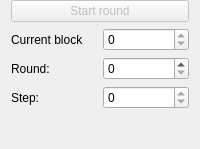
       <widget class="QFrame" name="frame_6">
        <property name="sizePolicy">
         <sizepolicy hsizetype="Expanding" vsizetype="Expanding">
          <horstretch>0</horstretch>
          <verstretch>0</verstretch>
         </sizepolicy>
        </property>
        <property name="minimumSize">
         <size>
          <width>200</width>
          <height>0</height>
         </size>
        </property>
        <property name="frameShape">
         <enum>QFrame::Shape::NoFrame</enum>
        </property>
        <property name="frameShadow">
         <enum>QFrame::Shadow::Raised</enum>
        </property>
        <layout class="QVBoxLayout" name="verticalLayout_28">
         <property name="topMargin">
          <number>0</number>
         </property>
         <property name="bottomMargin">
          <number>0</number>
         </property>
         <item>
          <widget class="QPushButton" name="start">
           <property name="enabled">
            <bool>false</bool>
           </property>
           <property name="sizePolicy">
            <sizepolicy hsizetype="Expanding" vsizetype="Fixed">
             <horstretch>0</horstretch>
             <verstretch>0</verstretch>
            </sizepolicy>
           </property>
           <property name="text">
            <string>Start round</string>
           </property>
           <property name="icon">
            <iconset resource="../../resources.qrc">
             <normaloff>:/icons/iconsDark/play.png</normaloff>:/icons/iconsDark/play.png</iconset>
           </property>
          </widget>
         </item>
         <item>
          <layout class="QHBoxLayout" name="horizontalLayout_3">
           <item>
            <widget class="QLabel" name="label_9">
             <property name="text">
              <string>Current block</string>
             </property>
            </widget>
           </item>
           <item>
            <widget class="QSpinBox" name="currentBlock">
             <property name="sizePolicy">
              <sizepolicy hsizetype="Minimum" vsizetype="Fixed">
               <horstretch>0</horstretch>
               <verstretch>0</verstretch>
              </sizepolicy>
             </property>
             <property name="readOnly">
              <bool>true</bool>
             </property>
            </widget>
           </item>
          </layout>
         </item>
         <item>
          <layout class="QHBoxLayout" name="horizontalLayout_4">
           <item>
            <widget class="QLabel" name="labelRound">
             <property name="text">
              <string>Round:</string>
             </property>
            </widget>
           </item>
           <item>
            <widget class="QSpinBox" name="round"/>
           </item>
          </layout>
         </item>
         <item>
          <layout class="QHBoxLayout" name="horizontalLayout_5">
           <item>
            <widget class="QLabel" name="labelStep">
             <property name="text">
              <string>Step:</string>
             </property>
            </widget>
           </item>
           <item>
            <widget class="QSpinBox" name="stepRound">
             <property name="sizePolicy">
              <sizepolicy hsizetype="Minimum" vsizetype="Fixed">
               <horstretch>0</horstretch>
               <verstretch>0</verstretch>
              </sizepolicy>
             </property>
             <property name="readOnly">
              <bool>true</bool>
             </property>
            </widget>
           </item>
          </layout>
         </item>
         <item>
          <spacer name="verticalSpacer">
           <property name="orientation">
            <enum>Qt::Orientation::Vertical</enum>
           </property>
           <property name="sizeHint" stdset="0">
            <size>
             <width>20</width>
             <height>40</height>
            </size>
           </property>
          </spacer>
         </item>
        </layout>
       </widget>
